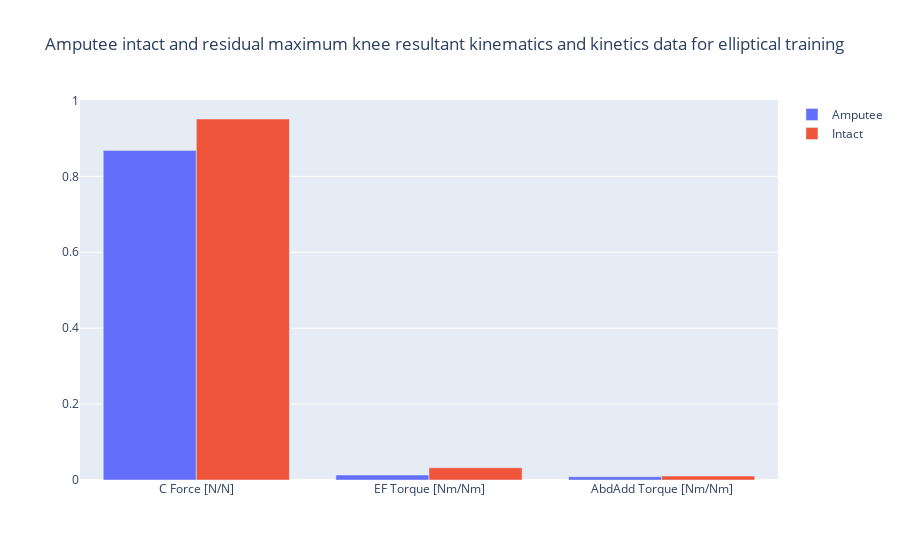
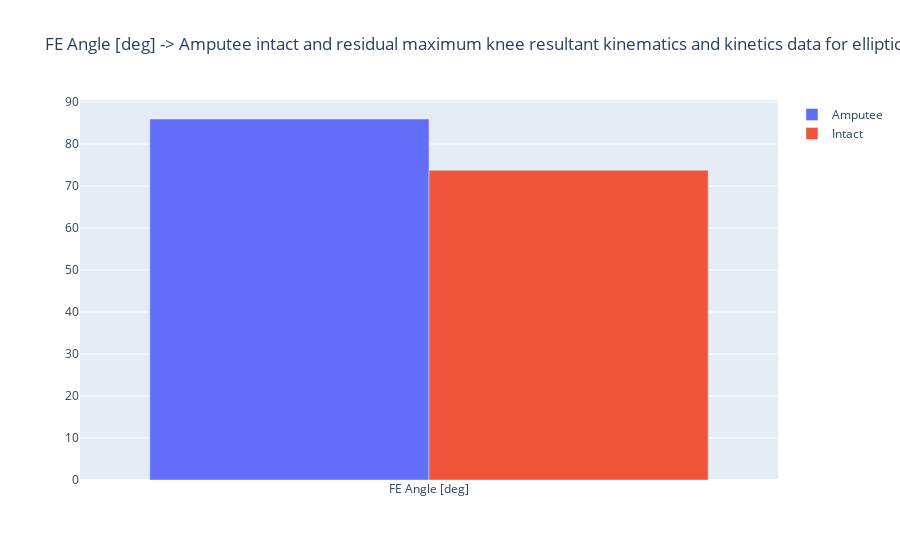

These figures' notebook cell, in order:
### Code cell
fig.show()


figFE.update_layout(
    title_text="FE Angle [deg] -> Amputee intact and residual maximum knee resultant kinematics and kinetics data for elliptical training"
)

figFE.show()

### Figure 1 — Plotly figure (JSON) as saved in the notebook; plotly's stock layout.template omitted (floating-point values rounded to 4 significant figures)
{"data": [{"name": "Amputee", "type": "bar", "x": ["C Force [N/N]", "EF Torque [Nm/Nm]", "AbdAdd Torque [Nm/Nm]"], "y": [0.8684, 0.0131, 0.0084]}, {"name": "Intact", "type": "bar", "x": ["C Force [N/N]", "EF Torque [Nm/Nm]", "AbdAdd Torque [Nm/Nm]"], "y": [0.9511, 0.0322, 0.0104]}], "layout": {"title": {"text": "Amputee intact and residual maximum knee resultant kinematics and kinetics data for elliptical training"}}}

### Figure 2 — Plotly figure (JSON) as saved in the notebook; plotly's stock layout.template omitted (floating-point values rounded to 4 significant figures)
{"data": [{"name": "Amputee", "type": "bar", "x": ["FE Angle [deg]"], "y": [85.96]}, {"name": "Intact", "type": "bar", "x": ["FE Angle [deg]"], "y": [73.76]}], "layout": {"title": {"text": "FE Angle [deg] -> Amputee intact and residual maximum knee resultant kinematics and kinetics data for elliptical training"}}}
